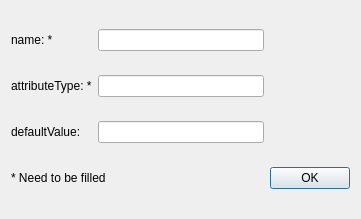
<?xml version="1.0" encoding="UTF-8"?>
<ui version="4.0">
 <class>EditPropertiesDialog</class>
 <widget class="QDialog" name="EditPropertiesDialog">
  <property name="geometry">
   <rect>
    <x>0</x>
    <y>0</y>
    <width>361</width>
    <height>219</height>
   </rect>
  </property>
  <property name="windowTitle">
   <string>Dialog</string>
  </property>
  <layout class="QGridLayout" name="gridLayout">
   <item row="0" column="0">
    <widget class="QLabel" name="label">
     <property name="text">
      <string>name: *</string>
     </property>
    </widget>
   </item>
   <item row="0" column="1">
    <widget class="QLineEdit" name="displayedNameEdit"/>
   </item>
   <item row="1" column="0">
    <widget class="QLabel" name="attributeTypeLabel">
     <property name="text">
      <string>attributeType: *</string>
     </property>
    </widget>
   </item>
   <item row="1" column="1">
    <widget class="QLineEdit" name="attributeTypeEdit"/>
   </item>
   <item row="2" column="0">
    <widget class="QLabel" name="defaultValueLabel">
     <property name="text">
      <string>defaultValue: </string>
     </property>
    </widget>
   </item>
   <item row="2" column="1">
    <widget class="QLineEdit" name="defaultValueEdit"/>
   </item>
   <item row="4" column="2">
    <widget class="QPushButton" name="okPushButton">
     <property name="text">
      <string>OK</string>
     </property>
    </widget>
   </item>
   <item row="4" column="0" colspan="2">
    <widget class="QLabel" name="label_2">
     <property name="text">
      <string>* Need to be filled</string>
     </property>
    </widget>
   </item>
  </layout>
 </widget>
 <resources/>
 <connections/>
</ui>
